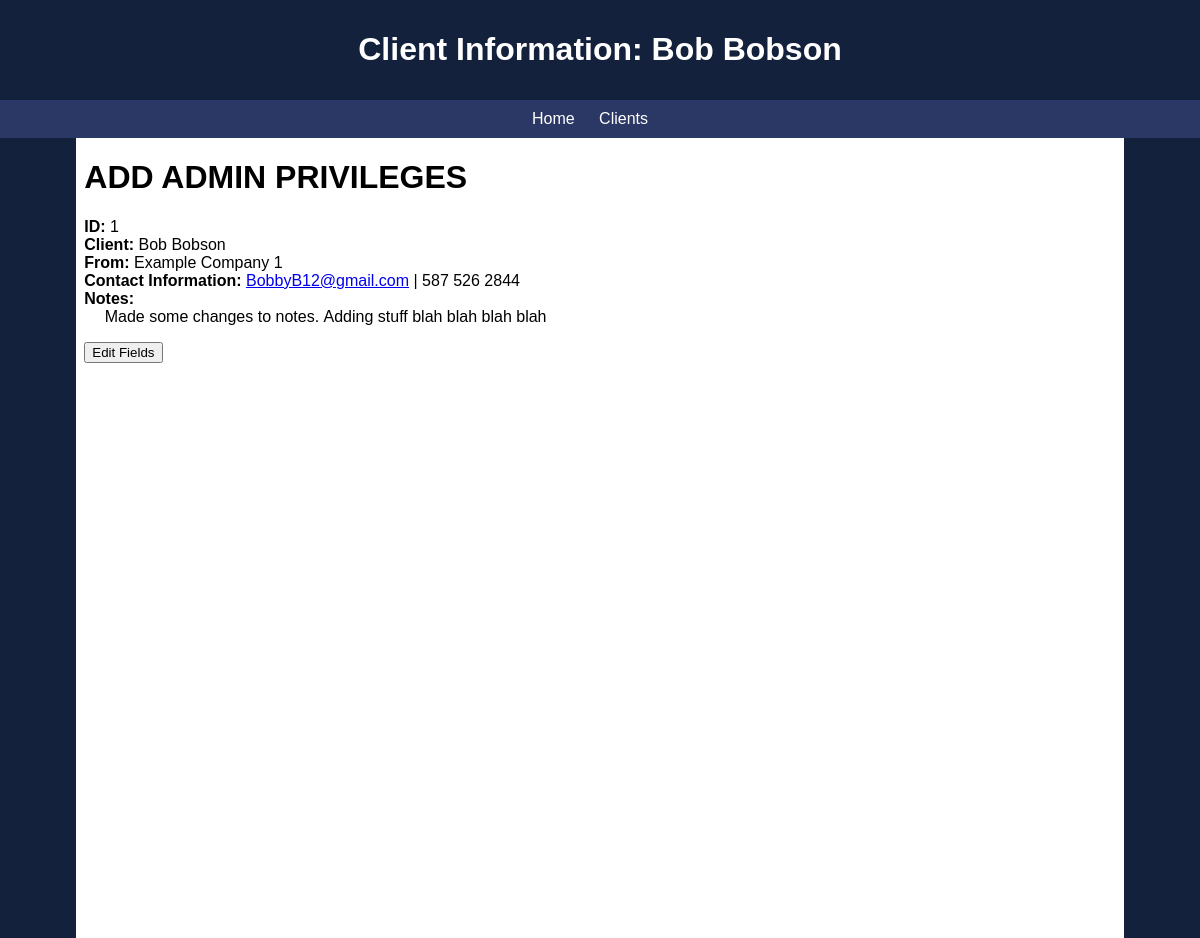
Before: /1/ with the older database file.
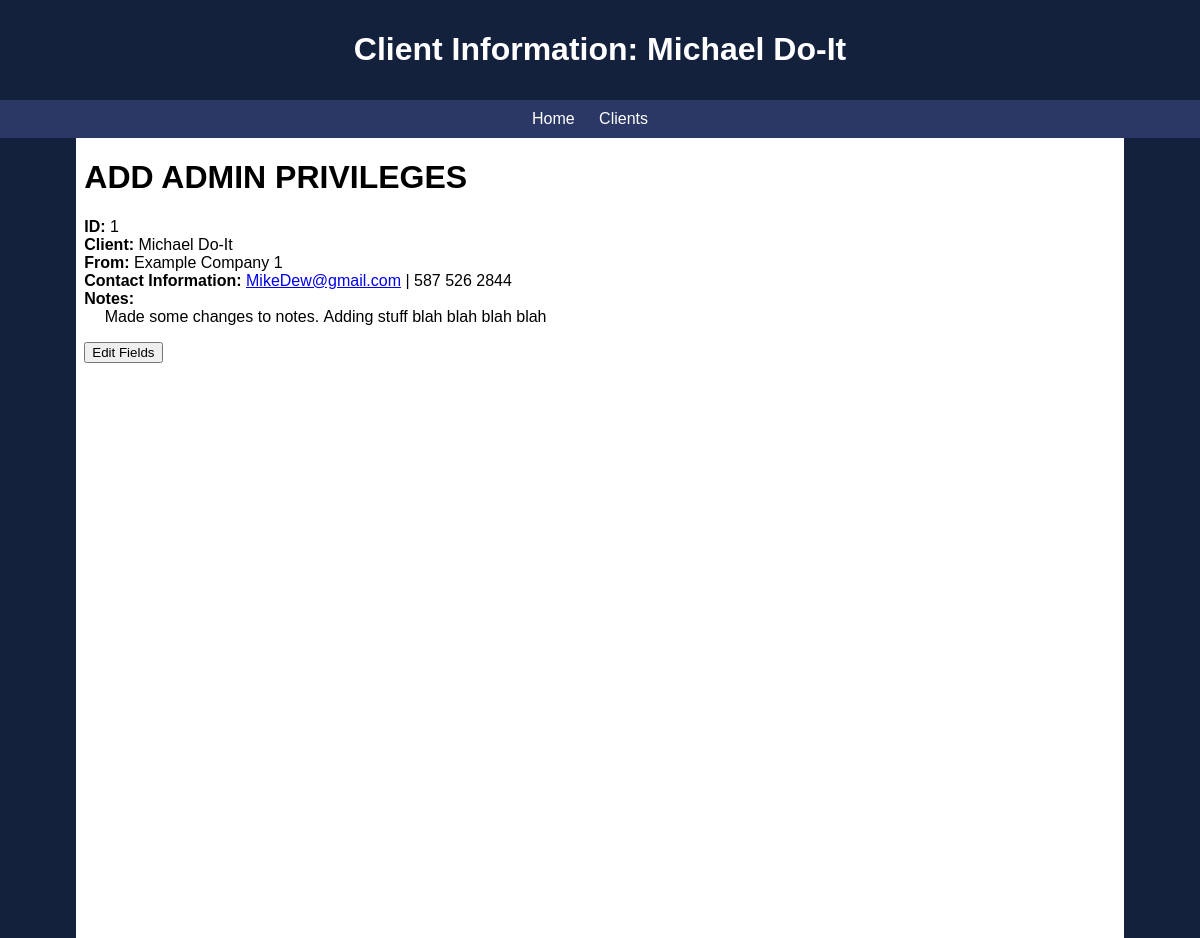
After: the same page with the newer database file.
### AppCRM/models.py (models this page shows)
class Clients(models.Model):
    first_name = models.CharField(max_length=200)
    last_name = models.CharField(max_length=200)
    email = models.EmailField(max_length=250)
    phone = models.CharField(max_length=200)
    company = models.CharField(max_length=300)
    notes = models.CharField(max_length=750, default="<No Available Notes>")

### AppCRM/views.py (the view)
# urls.py: path("<int:client>/",views.client_info,name="Info"),
def client_info(request, client):
    return render(request, "clientinfo.html", {"client": Clients.objects.get(id=client)})

### AppCRM/templates/clientinfo.html (shortened to what this page needs)
{% extends "base.html" %}
{% load static %}
{% block header_title %}Client Information: {{ client.first_name }} {{ client.last_name }}{% endblock %}
{% block content %}
    <h1>ADD ADMIN PRIVILEGES</h1>
    <p>
        <strong>ID: </strong> <span id="clientID">{{ client.id }}</span> <br>
        <strong>Client: </strong> <span id="clientFirstName" contenteditable="false">{{ client.first_name }}</span>
                                  <span id="clientLastName" contenteditable="false">{{ client.last_name }}</span>
        <br><strong>From: </strong><span id="companyField" contenteditable="false">{{ client.company }}</span> <br>
        <strong>Contact Information: </strong>
        <span id="emailField" contenteditable="false"><a href="mailto:{{ client.email }}">{{ client.email }}</a></span> |
        <span id="phoneField" contenteditable="false">{{ client.phone }}</span> <br>
        <strong>Notes: </strong> <br> &emsp; <span id="notesField" contenteditable="false">{{ client.notes }}</span>
    </p>
    <button>Edit Fields</button>
{% endblock %}

Changed rows visible on the page:
changed Clients "Example Company 1": first_name "Bob" → "Michael"; last_name "Bobson" → "Do-It"; email "BobbyB12@gmail.com" → "MikeDew@gmail.com"
